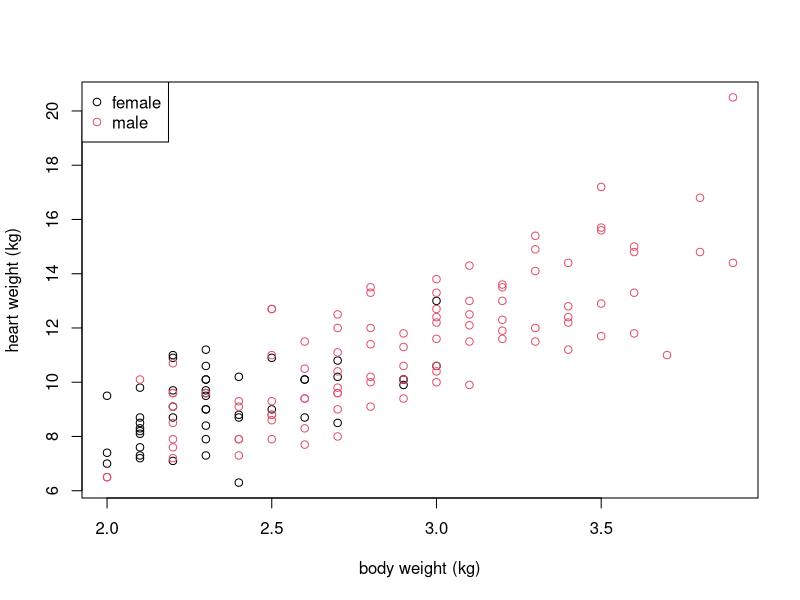
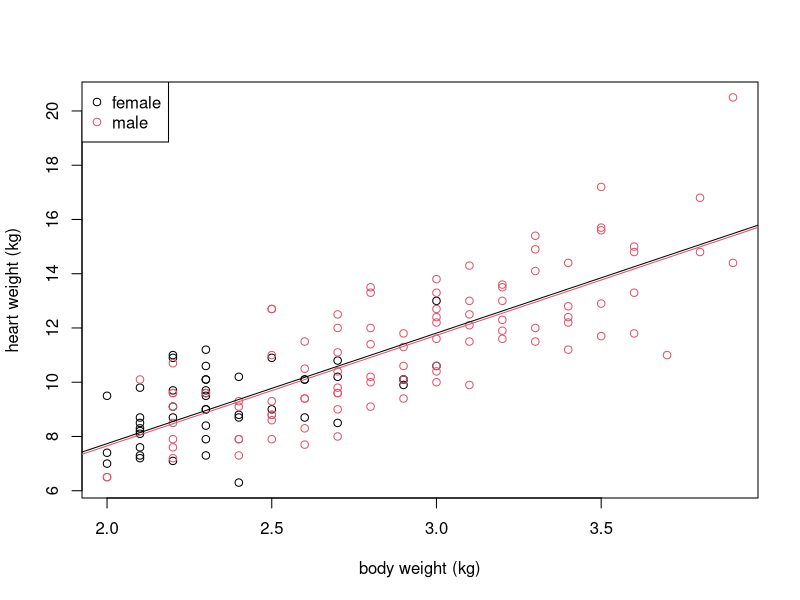
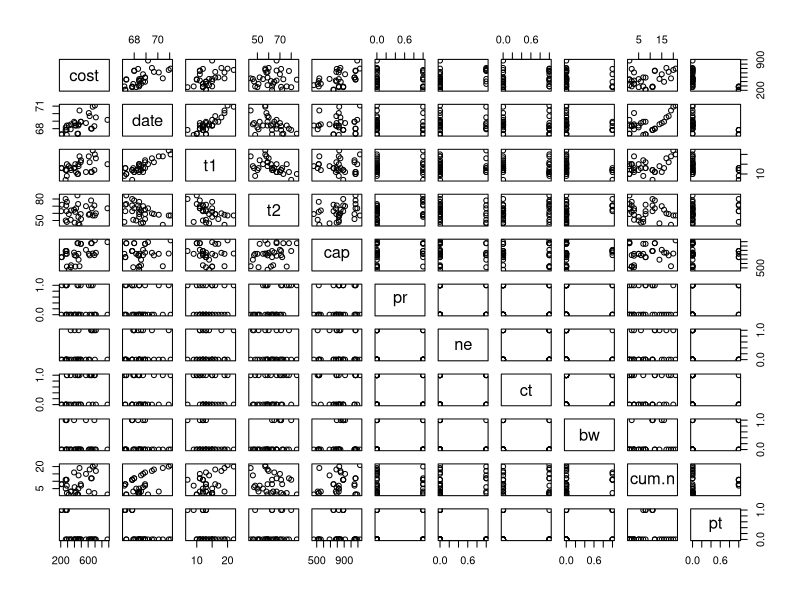

Generate these figures, in order, with R:
# 21.1
library("MASS")
?cats
summary(cats)

plot(cats$Bwt, cats$Hwt, col = cats$Sex,
     xlab = "body weight (kg)", ylab = "heart weight (kg)")
legend("topleft", legend = c("female", "male"), col = c(1, 2), pch = c(1, 1))

catsfit <- lm(Hwt~Bwt+Sex, data = cats)
summary(catsfit)
# Hwt = 4.0758 * Bwt + -0.0821 * isMale + -0.4149
# sex does not seem to really matter much

names(summary(catsfit))
summary(catsfit)$r.squared
summary(catsfit)$fstatistic

predict(catsfit, newdata = data.frame(Bwt = 3.4, Sex = "F"),
        level = .95, interval = "prediction")

plot(cats$Bwt, cats$Hwt, col = cats$Sex,
     xlab = "body weight (kg)", ylab = "heart weight (kg)")
legend("topleft", legend = c("female", "male"), col = c(1, 2), pch = c(1, 1))

seq <- seq(min(cats$Bwt) - 2, max(cats$Bwt) + 2, length = 100)
n <- length(seq)
predict <- predict(catsfit, newdata = data.frame(
  Bwt = rep(seq, 2), Sex = rep(c("M", "F"), each = n)))
lines(seq, predict[1:n], col = 2)
lines(seq, predict[(n+1):(2*n)], col = 1)
# shows that sex does not matter much

library("boot")
?nuclear
summary(nuclear)
pairs(nuclear)

nufit1 <- lm(cost~t1+t2, data = nuclear)
summary(nufit1)

nufit2 <- lm(cost~t1+t2+date, data = nuclear)
summary(nufit2)
# date should be used instead of t1

nufit <- lm(cost~date+cap+ne, data = nuclear)
summary(nufit)
confint(nufit)
# -6458 + 95.44 * date + 0.4157 * cap + 126.1 * ne